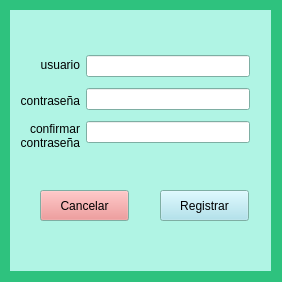
<?xml version="1.0" encoding="UTF-8"?>
<ui version="4.0">
 <class>VistaRegistro</class>
 <widget class="QWidget" name="VistaRegistro">
  <property name="geometry">
   <rect>
    <x>0</x>
    <y>0</y>
    <width>282</width>
    <height>282</height>
   </rect>
  </property>
  <property name="palette">
   <palette>
    <active>
     <colorrole role="Base">
      <brush brushstyle="SolidPattern">
       <color alpha="255">
        <red>255</red>
        <green>255</green>
        <blue>255</blue>
       </color>
      </brush>
     </colorrole>
     <colorrole role="Window">
      <brush brushstyle="SolidPattern">
       <color alpha="255">
        <red>46</red>
        <green>194</green>
        <blue>126</blue>
       </color>
      </brush>
     </colorrole>
    </active>
    <inactive>
     <colorrole role="Base">
      <brush brushstyle="SolidPattern">
       <color alpha="255">
        <red>255</red>
        <green>255</green>
        <blue>255</blue>
       </color>
      </brush>
     </colorrole>
     <colorrole role="Window">
      <brush brushstyle="SolidPattern">
       <color alpha="255">
        <red>46</red>
        <green>194</green>
        <blue>126</blue>
       </color>
      </brush>
     </colorrole>
    </inactive>
    <disabled>
     <colorrole role="Base">
      <brush brushstyle="SolidPattern">
       <color alpha="255">
        <red>46</red>
        <green>194</green>
        <blue>126</blue>
       </color>
      </brush>
     </colorrole>
     <colorrole role="Window">
      <brush brushstyle="SolidPattern">
       <color alpha="255">
        <red>46</red>
        <green>194</green>
        <blue>126</blue>
       </color>
      </brush>
     </colorrole>
    </disabled>
   </palette>
  </property>
  <property name="windowTitle">
   <string>Form</string>
  </property>
  <widget class="QWidget" name="widget" native="true">
   <property name="geometry">
    <rect>
     <x>10</x>
     <y>10</y>
     <width>261</width>
     <height>261</height>
    </rect>
   </property>
   <property name="palette">
    <palette>
     <active>
      <colorrole role="Base">
       <brush brushstyle="SolidPattern">
        <color alpha="255">
         <red>255</red>
         <green>255</green>
         <blue>255</blue>
        </color>
       </brush>
      </colorrole>
      <colorrole role="Window">
       <brush brushstyle="SolidPattern">
        <color alpha="255">
         <red>176</red>
         <green>244</green>
         <blue>228</blue>
        </color>
       </brush>
      </colorrole>
     </active>
     <inactive>
      <colorrole role="Base">
       <brush brushstyle="SolidPattern">
        <color alpha="255">
         <red>255</red>
         <green>255</green>
         <blue>255</blue>
        </color>
       </brush>
      </colorrole>
      <colorrole role="Window">
       <brush brushstyle="SolidPattern">
        <color alpha="255">
         <red>176</red>
         <green>244</green>
         <blue>228</blue>
        </color>
       </brush>
      </colorrole>
     </inactive>
     <disabled>
      <colorrole role="Base">
       <brush brushstyle="SolidPattern">
        <color alpha="255">
         <red>176</red>
         <green>244</green>
         <blue>228</blue>
        </color>
       </brush>
      </colorrole>
      <colorrole role="Window">
       <brush brushstyle="SolidPattern">
        <color alpha="255">
         <red>176</red>
         <green>244</green>
         <blue>228</blue>
        </color>
       </brush>
      </colorrole>
     </disabled>
    </palette>
   </property>
   <property name="focusPolicy">
    <enum>Qt::NoFocus</enum>
   </property>
   <property name="contextMenuPolicy">
    <enum>Qt::DefaultContextMenu</enum>
   </property>
   <property name="autoFillBackground">
    <bool>true</bool>
   </property>
   <widget class="QWidget" name="layoutWidget">
    <property name="geometry">
     <rect>
      <x>10</x>
      <y>40</y>
      <width>230</width>
      <height>101</height>
     </rect>
    </property>
    <layout class="QHBoxLayout" name="horizontalLayout">
     <item>
      <layout class="QVBoxLayout" name="verticalLayout">
       <item>
        <widget class="QLabel" name="etiqueta_usuario_registro">
         <property name="text">
          <string>usuario</string>
         </property>
         <property name="alignment">
          <set>Qt::AlignRight|Qt::AlignTrailing|Qt::AlignVCenter</set>
         </property>
        </widget>
       </item>
       <item>
        <widget class="QLabel" name="etiqueta_contrasena_registro">
         <property name="text">
          <string>contraseña</string>
         </property>
         <property name="alignment">
          <set>Qt::AlignRight|Qt::AlignTrailing|Qt::AlignVCenter</set>
         </property>
        </widget>
       </item>
       <item>
        <widget class="QLabel" name="etiqueta_confirmar_contrasena">
         <property name="text">
          <string>confirmar
contraseña</string>
         </property>
         <property name="alignment">
          <set>Qt::AlignRight|Qt::AlignTrailing|Qt::AlignVCenter</set>
         </property>
        </widget>
       </item>
      </layout>
     </item>
     <item>
      <layout class="QVBoxLayout" name="verticalLayout_2">
       <item>
        <widget class="QLineEdit" name="entrada_usuario_registro"/>
       </item>
       <item>
        <widget class="QLineEdit" name="entrada_contrasena_registro"/>
       </item>
       <item>
        <widget class="QLineEdit" name="entrada_confirmar_contrasena"/>
       </item>
      </layout>
     </item>
    </layout>
   </widget>
   <widget class="QPushButton" name="boton_registrar">
    <property name="geometry">
     <rect>
      <x>150</x>
      <y>180</y>
      <width>89</width>
      <height>31</height>
     </rect>
    </property>
    <property name="palette">
     <palette>
      <active>
       <colorrole role="Button">
        <brush brushstyle="SolidPattern">
         <color alpha="255">
          <red>163</red>
          <green>223</green>
          <blue>236</blue>
         </color>
        </brush>
       </colorrole>
      </active>
      <inactive>
       <colorrole role="Button">
        <brush brushstyle="SolidPattern">
         <color alpha="255">
          <red>163</red>
          <green>223</green>
          <blue>236</blue>
         </color>
        </brush>
       </colorrole>
      </inactive>
      <disabled>
       <colorrole role="Button">
        <brush brushstyle="SolidPattern">
         <color alpha="255">
          <red>163</red>
          <green>223</green>
          <blue>236</blue>
         </color>
        </brush>
       </colorrole>
      </disabled>
     </palette>
    </property>
    <property name="text">
     <string>Registrar</string>
    </property>
   </widget>
   <widget class="QPushButton" name="boton_cancelar">
    <property name="geometry">
     <rect>
      <x>30</x>
      <y>180</y>
      <width>89</width>
      <height>31</height>
     </rect>
    </property>
    <property name="palette">
     <palette>
      <active>
       <colorrole role="Button">
        <brush brushstyle="SolidPattern">
         <color alpha="255">
          <red>239</red>
          <green>133</green>
          <blue>133</blue>
         </color>
        </brush>
       </colorrole>
      </active>
      <inactive>
       <colorrole role="Button">
        <brush brushstyle="SolidPattern">
         <color alpha="255">
          <red>239</red>
          <green>133</green>
          <blue>133</blue>
         </color>
        </brush>
       </colorrole>
      </inactive>
      <disabled>
       <colorrole role="Button">
        <brush brushstyle="SolidPattern">
         <color alpha="255">
          <red>239</red>
          <green>133</green>
          <blue>133</blue>
         </color>
        </brush>
       </colorrole>
      </disabled>
     </palette>
    </property>
    <property name="text">
     <string>Cancelar</string>
    </property>
   </widget>
  </widget>
 </widget>
 <resources/>
 <connections/>
</ui>
